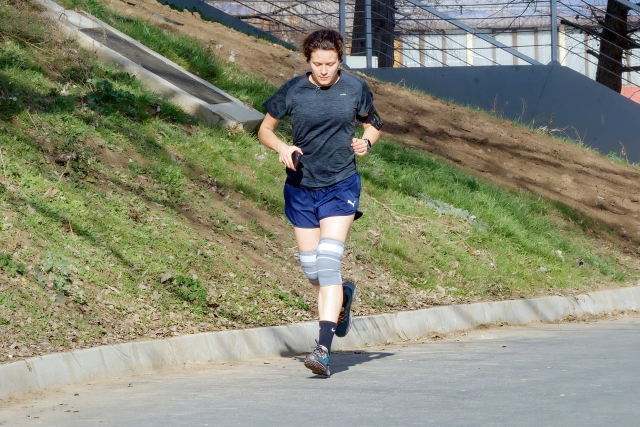
#> input picture acl_video/img/knee-intro.jpg, 1280 x 853 px (shown at 1/2 size); its folder holds 4 pictures in this run
$ python make_slides.py
#> lines starting #> are read from the running program, lines starting #| are printed output that depends on the picture
#> in base_canvas, img is the input picture: PIL image 1280x853 RGB; mean R, G, B 135.6, 137.6, 117.3
import subprocess, json, os
from PIL import Image, ImageDraw, ImageFont, ImageFilter
import sys
sys.path.insert(0, os.path.dirname(__file__))
from script import SCENES

W, H = 1920, 1080
ROOT = os.path.dirname(os.path.abspath(__file__))
IMG = os.path.join(ROOT, "img")
SLIDES = os.path.join(ROOT, "slides")
AUDIO = os.path.join(ROOT, "audio")
os.makedirs(SLIDES, exist_ok=True)

TEAL = (13, 59, 66)
ACCENT = (240, 122, 50)
WHITE = (255, 255, 255)
INK = (28, 40, 45)

def font(size, bold=False):
    if bold:
        return ImageFont.truetype(
            "/usr/share/fonts/truetype/freefont/FreeSansBold.ttf", size)
    return ImageFont.truetype(
        "/usr/share/fonts/truetype/freefont/FreeSans.ttf", size)

def cover(img):
    """Scale and crop to fill 1920x1080."""
    sw, sh = img.size
#> sw = 1280; sh = 853
    scale = max(W / sw, H / sh)
#> scale = 1.5
    img = img.resize((int(sw * scale), int(sh * scale)), Image.LANCZOS)
#> img: PIL image 1920x1279 RGB
    x = (img.width - W) // 2
#> x = 0
    y = (img.height - H) // 2
#> y = 99
    return img.crop((x, y, x + W, y + H))
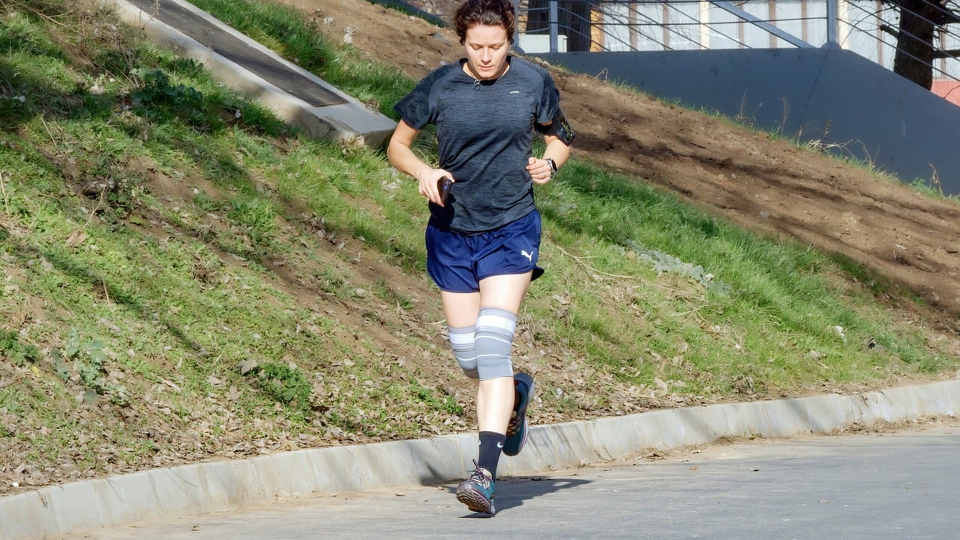
#> returned value: PIL image 1920x1080 RGB (shown at 1/2 size); mean R, G, B 133.8, 135.7, 111.9

def wrap(draw, text, f, maxw):
    words, lines, cur = text.split(), [], ""
    for w in words:
        t = (cur + " " + w).strip()
        if draw.textlength(t, font=f) <= maxw:
            cur = t
        else:
            if cur:
                lines.append(cur)
            cur = w
    if cur:
        lines.append(cur)
    return lines

def bullets_block(draw, items, x, y, maxw):
    f = font(40)
    lh = 64
    for it in items:
        lines = wrap(draw, it, f, maxw - 70)
        # bullet dot
        draw.ellipse([x, y + 20, x + 18, y + 38], fill=ACCENT)
        for i, ln in enumerate(lines):
            draw.text((x + 40, y + 4), ln, font=f, fill=WHITE)
            y += lh
        y += 18
    return y

def base_canvas(photo_path, dark=0.55):
    img = Image.open(photo_path).convert("RGB")
    img = cover(img)
    # dark gradient overlay on left for text legibility
    grad = Image.new("L", (W, 1))
    for x in range(W):
        # darker on left, lighter to the right
        t = x / W
        alpha = int(255 * dark * max(0.0, 1.0 - t * 1.35))
        grad.putpixel((x, 0), alpha)
    grad = grad.resize((W, H))
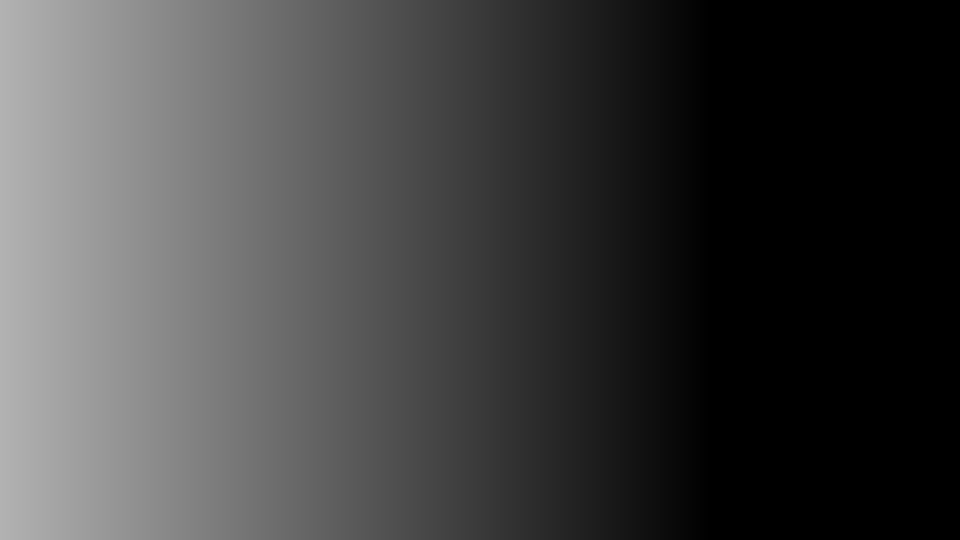
#> grad: PIL image 1920x1080 L (shown at 1/2 size); min 0, max 178, mean 65.8
    overlay = Image.new("RGB", (W, H), (8, 24, 30))
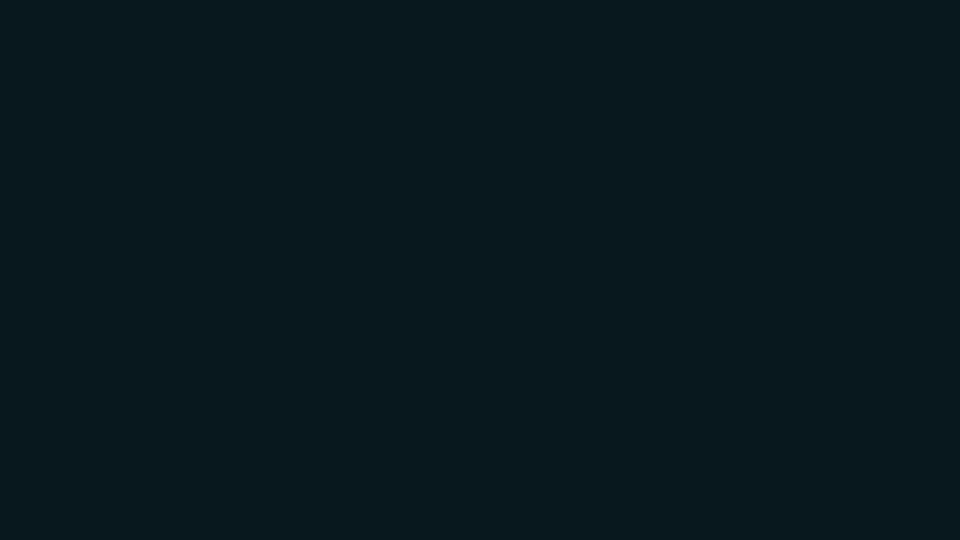
#> overlay: PIL image 1920x1080 RGB (shown at 1/2 size); mean R, G, B 8, 24, 30
    img = Image.composite(overlay, img, grad)
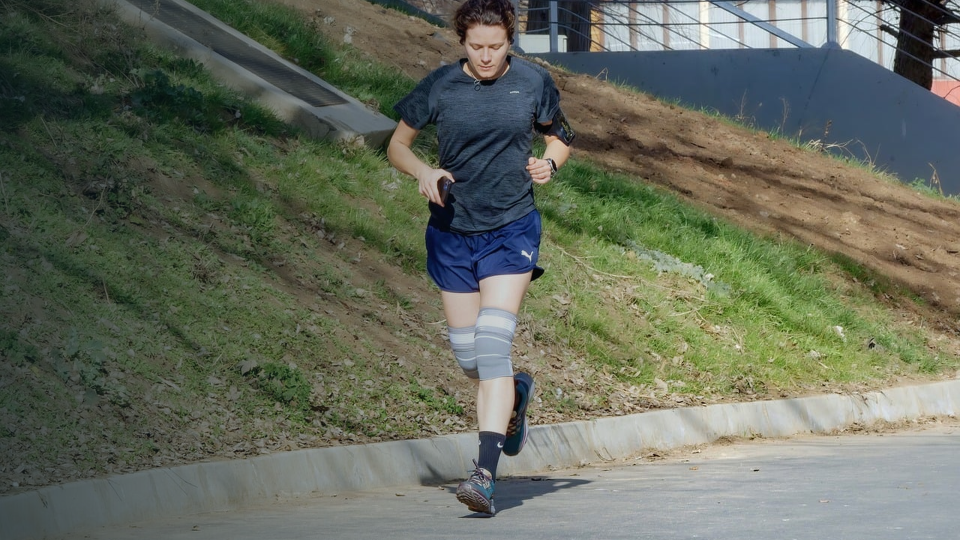
#> img: PIL image 1920x1080 RGB (shown at 1/2 size); mean R, G, B 101.6, 107.1, 93
    # global slight darkening for contrast
    veil = Image.new("RGB", (W, H), (0, 0, 0))
#> veil: PIL image 1920x1080 RGB; every value is 0
    img = Image.blend(img, veil, 0.15)
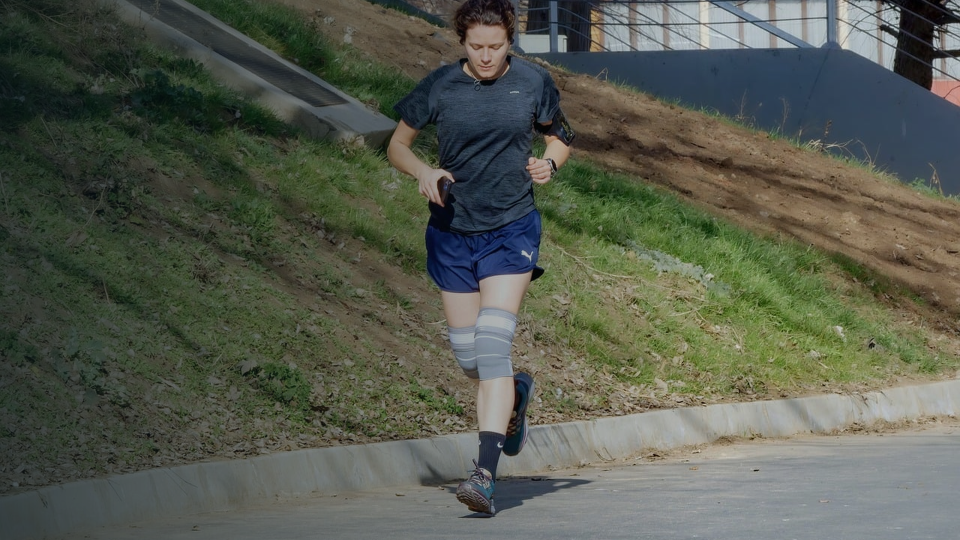
#> img: PIL image 1920x1080 RGB (shown at 1/2 size); mean R, G, B 85.9, 90.6, 78.6
    return img

def slide_title(s, path):
    img = base_canvas(os.path.join(IMG, s["image"] + ".jpg"), dark=0.7)
    d = ImageDraw.Draw(img)
    # title
    f1 = font(120, bold=True)
    lines = wrap(d, s["title"], f1, 1000)
#> lines = ['Cedera ACL']
    y = 360
    for ln in lines:
        d.text((120, y), ln, font=f1, fill=WHITE)
        y += 140
#> this loop made 1 pass
#> (ln, y) on pass 1: ('Cedera ACL', 500)
#> after the loop, y = 500
    # accent bar
    d.rectangle([120, y + 10, 420, y + 26], fill=ACCENT)
    # subtitle
    f2 = font(54)
    y += 70
#> y = 570
    for ln in wrap(d, s["subtitle"], f2, 1000):
        d.text((120, y), ln, font=f2, fill=(220, 235, 238))
        y += 66
#> this loop made 1 pass
#> (ln, y) on pass 1: ('Pahami, Kenali, dan Cegah', 636)
#> after the loop, y = 636
    img.save(path, quality=92)
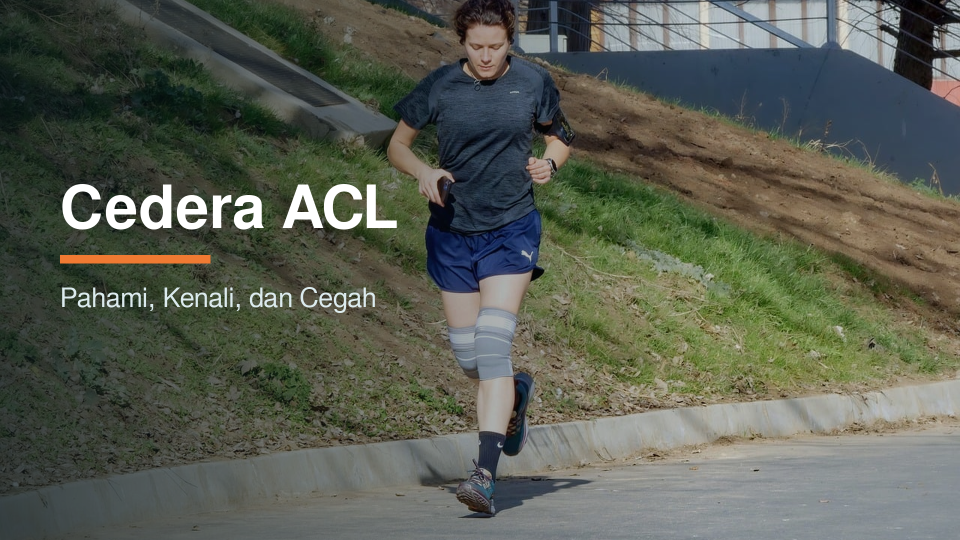
#> saved as 01_intro.png: PIL image 1920x1080 RGB (shown at 1/2 size); mean R, G, B 89.2, 93.5, 81.7

def slide_content(s, path):
    img = base_canvas(os.path.join(IMG, s["image"] + ".jpg"))
    d = ImageDraw.Draw(img)
    # top bar
    d.rectangle([0, 0, W, 12], fill=ACCENT)
    f1 = font(76, bold=True)
    d.text((120, 90), s["title"], font=f1, fill=WHITE)
    d.rectangle([120, 190, 320, 202], fill=ACCENT)
    y = 300
    bullets_block(d, s["bullets"], 120, y, 1180)
    # source note
    f3 = font(28)
    d.text((120, H - 70), "Video edukasi - bukan pengganti konsultasi dengan dokter",
           font=f3, fill=(200, 215, 220))
    img.save(path, quality=92)

def build():
    for s in SCENES:
        p = os.path.join(SLIDES, s["id"] + ".png")
        if "subtitle" in s:
            slide_title(s, p)
        else:
            slide_content(s, p)
        print("slide", p)
#> pass 2 of the loop in build, `for s in SCENES:`:
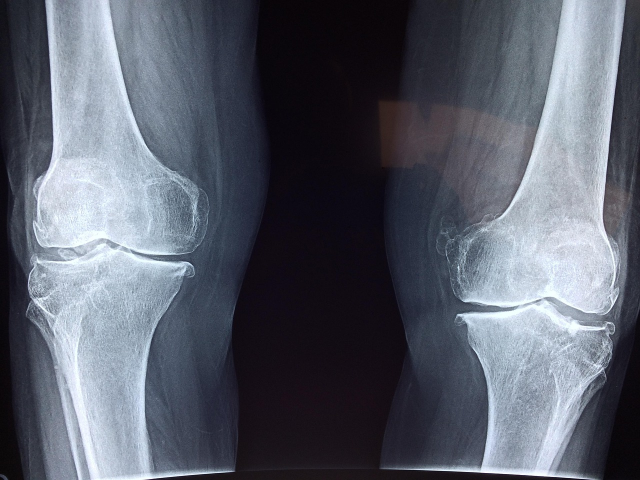
#> input picture acl_video/img/knee-anatomy.jpg, 1280 x 960 px (shown at 1/2 size)
#> in base_canvas, img is the input picture: PIL image 1280x960 RGB; mean R, G, B 89.8, 94.5, 106.3
#> in base_canvas (call 2), `grad = grad.resize((W, H))`:
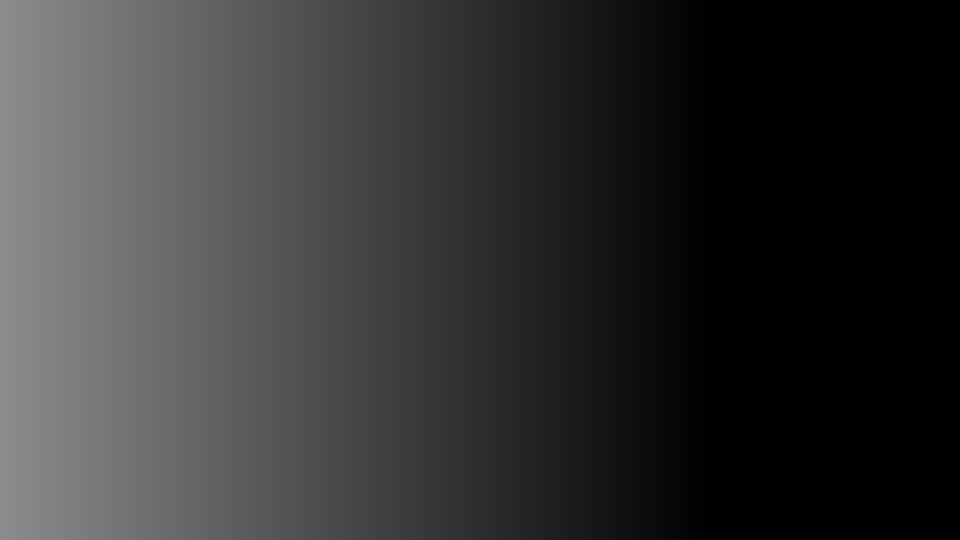
#> grad: PIL image 1920x1080 L (shown at 1/2 size); min 0, max 140, mean 51.6
#> in slide_content, `img.save(path, quality=92)`:
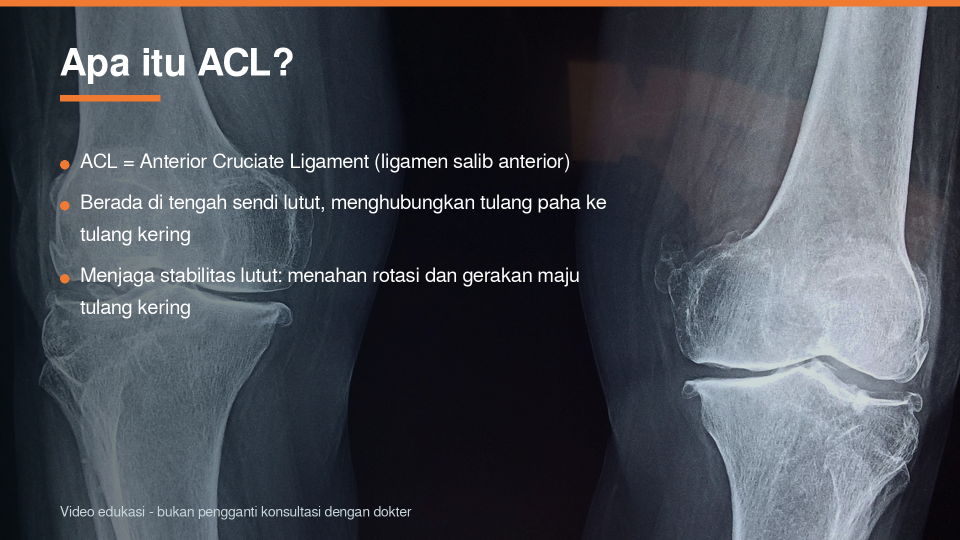
#> saved as 02_apa_itu.png: PIL image 1920x1080 RGB (shown at 1/2 size); mean R, G, B 70.3, 74.4, 82.2
#> pass 3 of the loop in build, `for s in SCENES:`:
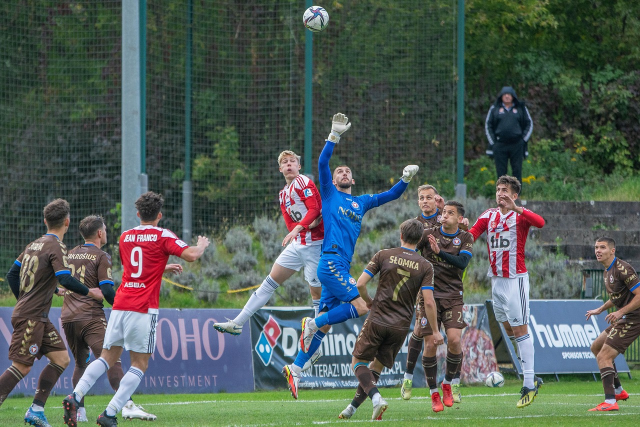
#> input picture acl_video/img/athlete-landing.jpg, 1280 x 853 px (shown at 1/2 size)
#> in base_canvas, img is the input picture: PIL image 1280x853 RGB; mean R, G, B 82.4, 93.7, 87.5
#> in cover (call 3), `return img.crop((x, y, x + W, y + H))`:
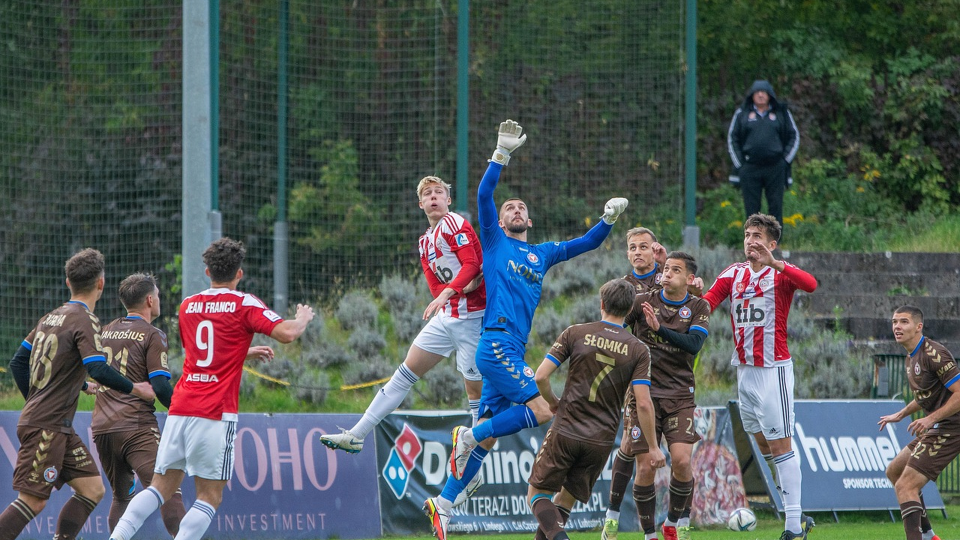
#> returned value: PIL image 1920x1080 RGB (shown at 1/2 size); mean R, G, B 81.3, 90, 89.2
#> in slide_content (call 2), `img.save(path, quality=92)`:
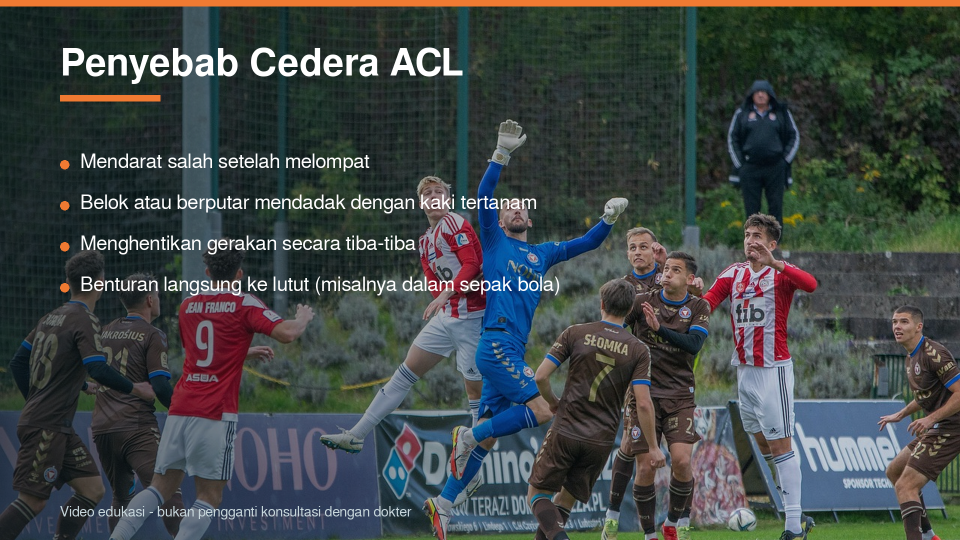
#> saved as 03_penyebab.png: PIL image 1920x1080 RGB (shown at 1/2 size); mean R, G, B 63.9, 70.8, 70.1
#> the loop made 4 passes; the first 3 are shown

#> (the run stopped early here; a loop or call above may not have finished)
